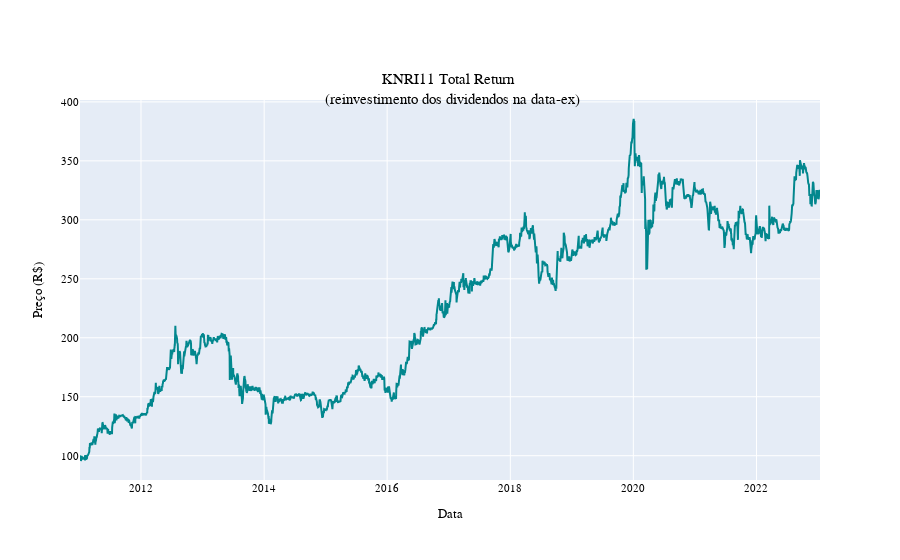

Write notebook code for a chart like this one.
### Code cell
fig = go.Figure()
fig.add_trace(
    go.Scatter(
        x=cotas["datneg"],
        y=cotas["preult_tr"],
        mode="lines",
        name="cotas ajustada (Total Return)",
        line=dict(color="#02878e"),
    )
)
fig.update_layout(
    font=dict(family="Fira Code", size=11, color="black"),
    title="KNRI11 Total Return <br> (reinvestimento dos dividendos na data-ex)",
    title_x=0.5,
    title_y=0.85,
    xaxis_title="Data",
    yaxis_title="Preço (R$)",
    legend=dict(yanchor="top", y=0.99, xanchor="left", x=0.01),
)
fig.show()

### Figure 1 — Plotly figure (JSON) as saved in the notebook; plotly's stock layout.template omitted (floating-point values rounded to 4 significant figures; data arrays with more than 128 entries replaced by an {"elided": "..."} marker saying what was removed)
{"data": [{"line": {"color": "#02878e"}, "mode": "lines", "name": "cotas ajustada (Total Return)", "type": "scatter", "x": {"elided": "2978 str values"}, "y": {"elided": "2978 float values"}}], "layout": {"font": {"color": "black", "family": "Fira Code", "size": 11}, "legend": {"x": 0.01, "xanchor": "left", "y": 0.99, "yanchor": "top"}, "title": {"text": "KNRI11 Total Return <br> (reinvestimento dos dividendos na data-ex)", "x": 0.5, "y": 0.85}, "xaxis": {"title": {"text": "Data"}}, "yaxis": {"title": {"text": "Preço (R$)"}}}}
